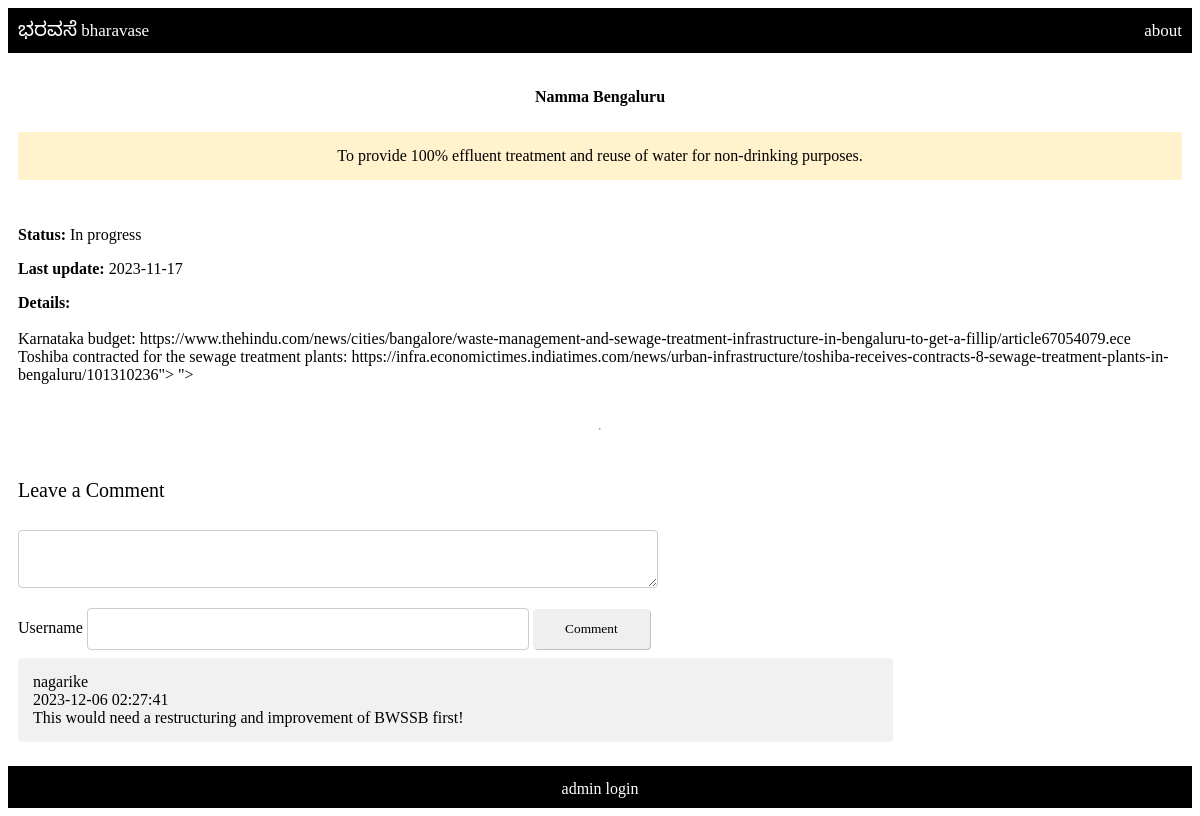
/promisepage.php?id=9, run on the app's committed database.
### tables this page shows
CREATE TABLE `promises` (
  `sno` int(11) NOT NULL,
  `category` varchar(500) NOT NULL,
  `promise` varchar(500) NOT NULL,
  `status` varchar(100) NOT NULL,
  `details` varchar(5000) NOT NULL,
  `date` date NOT NULL
);

CREATE TABLE `comments` (
  `cid` int(11) NOT NULL,
  `uid` varchar(128) NOT NULL,
  `parentsno` int(11) NOT NULL,
  `date` datetime NOT NULL,
  `message` text NOT NULL
);

### promisepage.php (the view, shortened to what this page needs)
<?php
require_once('promise-db.php');
?>
<?php
include 'comments.php';
$editpromise = array();
    if (isset($_GET['id'])){
		$sql = "
		SELECT
			sno,
            category,
			promise,
			status,
			details,
			date
		FROM
			promises
		WHERE sno = '".$_GET['id']."'";
		$result = $conn->query($sql);
		if ($result->num_rows > 0)
		{
		  while($row = $result->fetch_assoc())
		  {
			  $editpromise["sno"] = $row["sno"];
			  $editpromise["category"] = $row["category"];
			  $editpromise["promise"] = $row["promise"];
			  $editpromise["status"] = $row["status"];
			  $editpromise["details"] = $row["details"];
			  $editpromise["date"] = $row["date"];
        $color = $row['status'] == "Yet to start" ? "#fad5aeff" : ($row['status']=="In progress" ? "#fff2cc" : ($row['status']=="Stalled" ? "#ccccccff" : ($row['status']=="Broken" ? "#e6b8af" : "#d9ead3")));
		  }
		}
		else
		{
		}
	}
?>
<!doctype html>
<html>
    <head>
      <link rel="stylesheet" href="stylesheet.css?v=<?php echo time(); ?>">
    </head>
<body>
          <div class = "header">
            <div class = "leftside">
                <a href = "index-proper.php">
                    <span style="font-family: 'Noto Sans Kannada'; font-size: 20px"> ಭರವಸೆ</span>
                    <span style="font-family: 'Verdana'; font-size: 17px">bharavase</span>
                </a>
            </div>
            <div class = "rightside">
                <a href = "#" style = "font-family: 'Verdana'; font-size: 17px">
                    about
                </a>
            </div>
        </div>
      <div id = "promise-category">
      <?php echo (isset($editpromise["category"]))? $editpromise["category"] : ""; ?>
      </div>
      <div id = "promise-name">
      <?php echo "<p id = 'promise-title' style='background-color: ".$color."'>" . (isset($editpromise["promise"]) ? $editpromise["promise"] : "") . "</h2>"; ?>
      </div>
    <div id = "promise-facts">
      <div id = "promise-status">
      <p> Status: <span class = "promise-echo"> <?php echo (isset($editpromise["status"]))? $editpromise["status"] : ""; ?> </span></p>
      </div>
      <div id = "date-update">
      <p> Last update: <span class = "promise-echo"> <?php echo (isset($editpromise["date"]))? $editpromise["date"] : ""; ?> </span> </p>
      </div>
      <div id = "details">
      <p> Details: <br><br>
      <span class = "promise-echo">
        <?php echo (isset($editpromise["details"]))? $editpromise["details"] : ""; ?>
      </span>
      </p>
      </div>
    </div>
    <hr>
    <div id = "commenttext">
    <p style = "font-size:20px"> Leave a Comment </p>
        <?php
        echo
        "<form method = 'POST' action = '".setComments($conn)."'>
            <input type = 'hidden' name = 'date' value = ' ".date('Y-m-d H:i:s')." '>
            <input type = 'hidden' name = 'parentsno' value = ' ".$_GET['id']." '>
            <textarea name = 'message'></textarea><bt>
            <br>
            <label for = 'username'> Username </label>
            <input type = 'text' name = 'uid'> <button type = 'submit' name = 'commentSubmit'> Comment </button>
            <br>
        </form>";
        getComments($conn)
        ?>
    </div>
    <div class = footer>
        <a href = "login-page.php"> admin login </a>
    </div>
</body>
</html>

### comments.php (shortened to what this page needs)
<?php
function getComments($conn){
    $sql = "SELECT * FROM comments where parentsno = ".$_GET['id']. " ORDER BY date DESC";
    $result = $conn -> query($sql);
    while ($row = $result -> fetch_assoc()){
        echo "<div class = 'comment-box'>";
            echo $row['uid']."<br>";
            echo $row['date']."<br>";
            echo $row['message'];
        echo "</div>";
    }
    }

### stylesheet.css (style rules this page uses)
* { font-family: Verdana; }
body { height:100vh; display:flex; flex-direction: column; justify-content: space-between; }
.header { display:flex; justify-content: space-between; background-color: black; color: white; padding: 10px 10px 7px; margin:0; line-height: 25px; }
.comment-box { width:845px; padding: 15px; margin-bottom: 4px; background-color:#f1f1f1; border-radius:4px; }
.footer { display:flex; justify-content:center; background-color: black; color: white; padding: 10px 10px 7px; margin:0; line-height: 25px; }
#promise-category { text-align: center; padding:5px; margin:20px 10px 0px 10px; font-weight: bold; }
#promise-title { padding:15px; margin:10px; text-align:center; }
#promise-facts { margin:10px; font-weight: bold; }
.promise-echo { font-weight: normal; }
#commenttext { margin:10px; }
#commenttext input[type=text] { width: 38%; padding: 12px 20px; margin: 8px 0; display: inline-block; border: 1px solid #ccc; border-radius: 4px; box-sizing: border-box; }
#commenttext textarea { width: 55%; padding: 12px 20px; margin: 8px 0; display: inline-block; border: 1px solid #ccc; border-radius: 4px; box-sizing: border-box; }
#commenttext button[type=submit] { width: 10%; height: 10%; background-color: #efefefff; color: black; padding: 12px; margin: 8px 0; border: none; border-radius: 4px; cursor: pointer; box-shadow: 1px 1px rgb(193, 193, 193); }

### promisepage.php (style rules this page uses)
a { text-decoration: none; color:inherit; background-color: transparent; }

### data on the page
promises: category "Namma Bengaluru", promise "To provide 100% effluent treatment and reuse of water for non-drinking purposes.", status "In progress", date "2023-11-17", details "Karnataka budget: https://www.thehindu.com/news/cities/bangalore/waste-management-and-sewage-treatment-infrastructure-in-bengaluru-to-get-a-fillip/article67054079.ece Toshiba contracted for the sewage treatment plants: https://infra.economictimes.indiatimes.com/news/urban-infrastructure/toshiba-receives-contracts-8-sewage-treatment-plants-in-bengaluru/101310236\"> \">"
comments: uid "nagarike", date "2023-12-06 02:27:41", message "This would need a restructuring and improvement of BWSSB first!"
